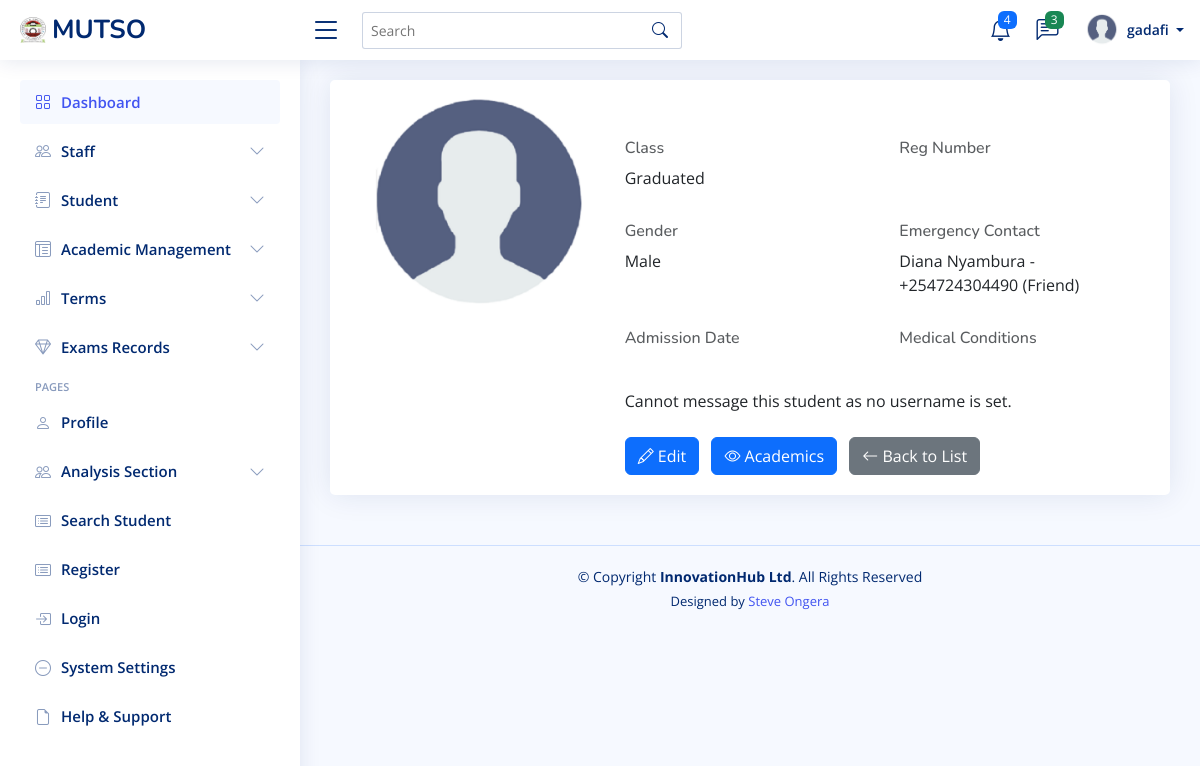
The page /students/35/ (signed in) on the database as committed earlier.
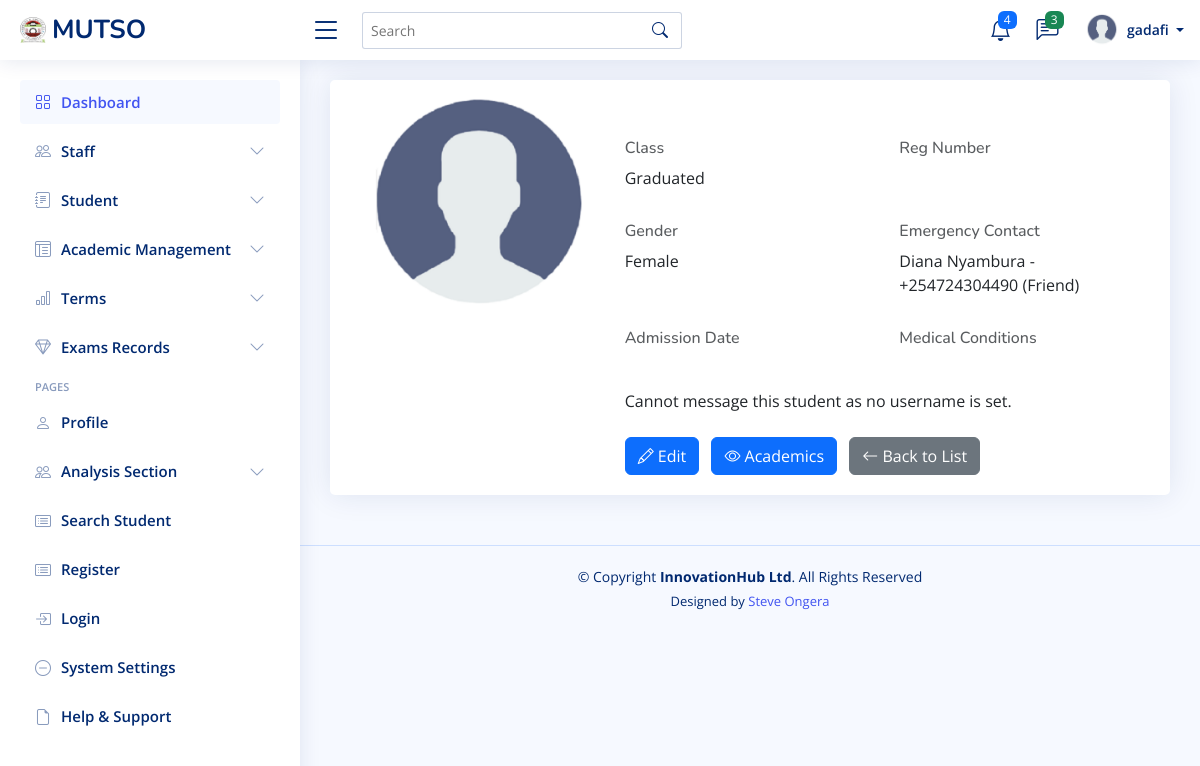
The same page on the database as committed later.
### students_portal/models.py (models this page shows, shortened)
class User(AbstractUser):
    USER_TYPES = (
        ('student', 'Student'),
        ('lecturer', 'Lecturer'),
        ('admin', 'Administrator'),
        ('staff', 'Administrative Staff'),
        ('finance', 'Finance Officer'),
    )
    user_type = models.CharField(max_length=20, choices=USER_TYPES)
    is_verified = models.BooleanField(default=False)
    status = models.CharField(max_length=20, choices=[
        ('active', 'Active'),
        ('inactive', 'Inactive'),
        ('suspended', 'Suspended'),
    ], default='active')
    phone_number = models.CharField(max_length=15, blank=True, null=True)
    last_password_change = models.DateTimeField(default=timezone.now)
    password_reset_token = models.CharField(max_length=100, blank=True, null=True)
    password_reset_token_expiry = models.DateTimeField(blank=True, null=True)
    created_at = models.DateTimeField(auto_now_add=True)
    updated_at = models.DateTimeField(auto_now=True)

class Student(models.Model):
    registration_number = models.CharField(max_length=20, unique=True)
    first_name = models.CharField(max_length=100)
    last_name = models.CharField(max_length=100)
    middle_name = models.CharField(max_length=100, blank=True, null=True)
    id_number = models.CharField(max_length=20, blank=True, null=True)
    profile_picture = models.ImageField(upload_to='lecturer_profiles/', blank=True, null=True)
    programme = models.ForeignKey(Programme, on_delete=models.CASCADE, related_name='students')
    current_year = models.IntegerField()
    current_semester = models.IntegerField()
    date_of_admission = models.DateField()
    expected_graduation_date = models.DateField(blank=True, null=True)
    date_of_birth = models.DateField(blank=True, null=True)
    gender = models.CharField(max_length=10, choices=[
        ('M', 'Male'),
        ('F', 'Female'),
        ('O', 'Other')
    ], blank=True, null=True)
    email = models.EmailField(blank=True, null=True)
    phone_number = models.CharField(max_length=15, blank=True, null=True)
    religion = models.CharField(max_length=50, blank=True, null=True)
    county = models.CharField(max_length=50, blank=True, null=True)
    town = models.CharField(max_length=50, blank=True, null=True)
    postal_address = models.CharField(max_length=100, blank=True, null=True)
    postal_code = models.CharField(max_length=10, blank=True, null=True)
    parent_name = models.CharField(max_length=100, blank=True, null=True)
    parent_phone = models.CharField(max_length=15, blank=True, null=True)
    emergency_contact_name = models.CharField(max_length=100, blank=True, null=True)
    emergency_contact_relationship = models.CharField(max_length=50, blank=True, null=True)
    emergency_contact_phone = models.CharField(max_length=15, blank=True, null=True)
    is_active = models.BooleanField(default=True)
    status = models.CharField(max_length=20, choices=[
        ('active', 'Active'),
        ('inactive', 'Inactive'),
        ('graduated', 'Graduated'),
        ('deferred', 'Deferred'),
        ('suspended', 'Suspended'),
        ('transferred', 'Transferred'),
        ('withdrawn', 'Withdrawn')
    ], default='active')
    entry_mode = models.CharField(max_length=20, choices=[
        ('government_sponsored', 'Government-Sponsored'),
        ('self_sponsored', 'Self-Sponsored'),
        ('parallel', 'Parallel'),
        ('exchange', 'Exchange'),
        ('transfer', 'Transfer')
    ], default='government_sponsored')
    scholarship_info = models.TextField(blank=True, null=True)
    created_at = models.DateTimeField(auto_now_add=True)
    updated_at = models.DateTimeField(auto_now=True)

### students_portal/views.py (the view)
# urls.py: path('students/<int:pk>/', views.student_detail, name='student_detail'),
@login_required
def student_detail(request, pk):
    student = get_object_or_404(Student, pk=pk)
    return render(request, 'students/student_detail.html', {'student': student})

### templates/students/student_detail.html (shortened to what this page needs)
{% extends 'base/base.html' %}
{% load static %}
{% block content %}
<div class="card">
   <div class="card-body">
       <div class="row">
           <div class="col-md-4">
               {% if student.profile_picture %}
                   <img src="{{ doctor.profile_picture.url }}" alt="Profile Picture" class="img-fluid rounded">
                {% else %}
                   <img src="{% static 'assets/img/profile.png'%}" alt="Profile Picture" class="img-fluid rounded">
               {% endif %}
           </div>
           <div class="col-md-8">
               <h2 class="card-title mb-4"> {{ student.name }}</h2>
               <div class="row mb-3">
                   <div class="col-md-6">
                       <h6 class="text-muted">Class</h6>
                       {% if student.current_class %}
                           <p>{{ student.current_class }}</p>
                        {% else %}
                             <p> Graduated</p>
                        {% endif %}
                   </div>
                   <div class="col-md-6">
                       <h6 class="text-muted">Reg Number</h6>
                   </div>
               </div>
               <div class="row mb-3">
                   <div class="col-md-6">
                       <h6 class="text-muted">Gender</h6>
                       <p> {{ student.get_gender_display }}</p>
                   </div>
                   <div class="col-md-6">
                       <h6 class="text-muted">Emergency Contact</h6>
                       <p>{{ student.emergency_contact_name }} - {{ student.emergency_contact_phone }} ({{ student.emergency_contact_relationship }})</p>
                   </div>
               </div>
               <div class="row mb-4">
                   <div class="col-md-6">
                       <h6 class="text-muted">Admission Date </h6>
                   </div>
                   <div class="col-md-6">
                       <h6 class="text-muted">Medical Conditions</h6>
                   </div>
               </div>
               {% if student.username %}
                    {% if doctor.username in user_usernames %}
                        <div class="mt-3">
                            <a href="{% url 'create_chat' student.username %}" class="btn btn-outline-primary">
                                <i class="bi bi-envelope"></i> Message {{ stedent.username }}
                            </a>
                        </div>
                    {% endif %}
                {% else %}
                    <p>Cannot message this student as no username is set.</p>
                {% endif %}
               <div class="mt-4">
                   <a href="{% url 'student_update' student.pk %}" class="btn btn-primary me-2">
                       <i class="bi bi-pencil"></i> Edit
                   </a>
                   <a href="{% url 'student_progress' student.id %}" class="btn btn-primary me-2">
                    <i class="bi bi-eye"></i> Academics
                   </a>
                   <a href="{% url 'database_students_list' %}" class="btn btn-secondary">
                       <i class="bi bi-arrow-left"></i> Back to List
                   </a>
               </div>
           </div>
       </div>
   </div>
</div>
{% endblock %}

### templates/base/base.html (shortened to what this page needs)
{% load static %}
<!DOCTYPE html>
<html lang="en">
<head>
  <link href="{% static 'assets/vendor/bootstrap/css/bootstrap.min.css'%}" rel="stylesheet">
  <link href="{% static 'assets/vendor/bootstrap-icons/bootstrap-icons.css'%}" rel="stylesheet">
  <link href="{% static 'assets/vendor/boxicons/css/boxicons.min.css'%}" rel="stylesheet">
  <link href="{% static 'assets/vendor/quill/quill.snow.css'%}" rel="stylesheet">
  <link href="{% static 'assets/vendor/quill/quill.bubble.css'%}" rel="stylesheet">
  <link href="{% static 'assets/vendor/remixicon/remixicon.css'%}" rel="stylesheet">
  <link href="{% static 'assets/vendor/simple-datatables/style.css'%}" rel="stylesheet">
  <link rel="stylesheet" href="https://cdnjs.cloudflare.com/ajax/libs/font-awesome/6.5.1/css/all.min.css">
<link href="https://cdn.jsdelivr.net/npm/bootstrap-icons/font/bootstrap-icons.css" rel="stylesheet">
  <link href="{% static 'assets/css/style.css'%}" rel="stylesheet">
  <link href="{% static 'assets/css/extra.css'%}" rel="stylesheet">
  <link href="{% static 'assets/css/messages.css'%}" rel="stylesheet">
</head>
  <body>
    {% include "base/navbar.html" %}
    {% if request.user.user_type == 'admin' %}
        {% include "base/sidebars/admin_sidebar.html" %}
    {% elif request.user.user_type == 'staff' %}
        {% include "base/sidebars/staff_sidebar.html" %}
    {% elif request.user.user_type == 'finance' %}
        {% include "base/sidebars/finance_sidebar.html" %}
    {% elif request.user.user_type == 'lecturer' %}
        {% include "base/sidebars/lecturer_sidebar.html" %}
    {% else %}
        {% include "base/sidebars/student_sidebar.html" %}
    {% endif %}
    <main id="main" class="main">
        {% block content %}{% endblock %}
    </main>
    {% include 'base/footer.html'%}
 </body>
</html>

### templates/base/navbar.html (shortened to what this page needs)
{% load static %}
<header id="header" class="header fixed-top d-flex align-items-center">
    <div class="d-flex align-items-center justify-content-between">
      {% if request.user.is_staff %}
        <a href="#" class="logo d-flex align-items-center">
        {% else %}
        <a href="#" class="logo d-flex align-items-center">
      {% endif %}
        <img src="{% static 'assets/img/logo.png'%}" alt="">
        <span class="d-none d-lg-block">MUTSO</span>
      </a>
      <i class="bi bi-list toggle-sidebar-btn"></i>
    </div>
    <div class="search-bar">
      <form class="search-form d-flex align-items-center" method="POST" action="#">
        <input type="text" name="query" placeholder="Search" title="Enter search keyword">
        <button type="submit" title="Search"><i class="bi bi-search"></i></button>
      </form>
    </div>
    <nav class="header-nav ms-auto">
      <ul class="d-flex align-items-center">
        <li class="nav-item dropdown">
          <a class="nav-link nav-icon" href="#" data-bs-toggle="dropdown">
            <i class="bi bi-bell"></i>
            <span class="badge bg-primary badge-number">4</span>
          </a>
            </li>
          </ul>
        <li class="nav-item dropdown">
          <a class="nav-link nav-icon" href="#" data-bs-toggle="dropdown">
            <i class="bi bi-chat-left-text"></i>
            <span class="badge bg-success badge-number">3</span>
          </a>
        </li>
        <li class="nav-item dropdown pe-3">
          <a class="nav-link nav-profile d-flex align-items-center pe-0" href="#" data-bs-toggle="dropdown">
            <img src="{% static 'assets/img/profile.png'%}" alt="Profile" class="rounded-circle">
            <span class="d-none d-md-block dropdown-toggle ps-2">
              {% if user.is_authenticated %}
                   {{ user.username }}
              {% else %}
                  Admin
              {% endif %}
            </span>
          </a>
        </li>
    </nav>
  </header>

### templates/base/sidebars/admin_sidebar.html (shortened to what this page needs)
{% load static %}
<aside id="sidebar" class="sidebar">
    <ul class="sidebar-nav" id="sidebar-nav">
      <li class="nav-item">
        <a class="nav-link " href="#">
          <i class="bi bi-grid"></i>
          <span>Dashboard</span>
        </a>
      </li>
      <li class="nav-item">
        <a class="nav-link collapsed" data-bs-target="#staff-nav" data-bs-toggle="collapse" href="#">
          <i class="bi bi-people"></i><span>Staff</span><i class="bi bi-chevron-down ms-auto"></i>
        </a>
      </li>
      <li class="nav-item">
        <a class="nav-link collapsed" data-bs-target="#forms-nav" data-bs-toggle="collapse" href="#">
          <i class="bi bi-journal-text"></i><span>Student</span><i class="bi bi-chevron-down ms-auto"></i>
        </a>
      </li>
      <li class="nav-item">
        <a class="nav-link collapsed" data-bs-target="#tables-nav" data-bs-toggle="collapse" href="#">
          <i class="bi bi-layout-text-window-reverse"></i><span>Academic Management</span><i class="bi bi-chevron-down ms-auto"></i>
        </a>
      </li>
      <li class="nav-item">
        <a class="nav-link collapsed" data-bs-target="#charts-nav" data-bs-toggle="collapse" href="#">
          <i class="bi bi-bar-chart"></i><span>Terms</span><i class="bi bi-chevron-down ms-auto"></i>
        </a>
      </li>
      <li class="nav-item">
        <a class="nav-link collapsed" data-bs-target="#icons-nav" data-bs-toggle="collapse" href="#">
          <i class="bi bi-gem"></i><span>Exams Records</span><i class="bi bi-chevron-down ms-auto"></i>
        </a>
      </li>
      <li class="nav-heading">Pages</li>
      <li class="nav-item">
        <a class="nav-link collapsed" href="#">
          <i class="bi bi-person"></i>
          <span>Profile</span>
        </a>
      </li>
      <li class="nav-item">
        <a class="nav-link collapsed" data-bs-target="#tb-nav" data-bs-toggle="collapse" href="#">
          <i class="bi bi-people"></i><span>Analysis Section</span><i class="bi bi-chevron-down ms-auto"></i>
        </a>
      </li>
      <li class="nav-item">
        <a class="nav-link collapsed" href="#">
          <i class="bi bi-card-list"></i>
          <span>Search Student</span>
        </a>
      </li>
      <li class="nav-item">
        <a class="nav-link collapsed" href="#">
          <i class="bi bi-card-list"></i>
          <span>Register</span>
        </a>
      </li>
      <li class="nav-item">
        <a class="nav-link collapsed" href="#">
          <i class="bi bi-box-arrow-in-right"></i>
          <span>Login</span>
        </a>
      </li>
      <li class="nav-item">
        <a class="nav-link collapsed" href="#">
          <i class="bi bi-dash-circle"></i>
          <span>System Settings</span>
        </a>
      </li>
      <li class="nav-item">
        <a class="nav-link collapsed" href="#">
          <i class="bi bi-file-earmark"></i>
          <span>Help & Support</span>
        </a>
      </li>
    </ul>
</aside>

### templates/base/footer.html (shortened to what this page needs)
{% load static %}
  <footer id="footer" class="footer">
    <div class="copyright">
      &copy; Copyright <strong><span>InnovationHub Ltd</span></strong>. All Rights Reserved
    </div>
    <div class="credits">
      Designed by <a href="https://steve-ongera.com/">Steve Ongera</a>
    </div>
  </footer>

Rows that differ between the two databases and show on the page:
changed Student "Diana Nyambura": gender "Male" → "Female"
